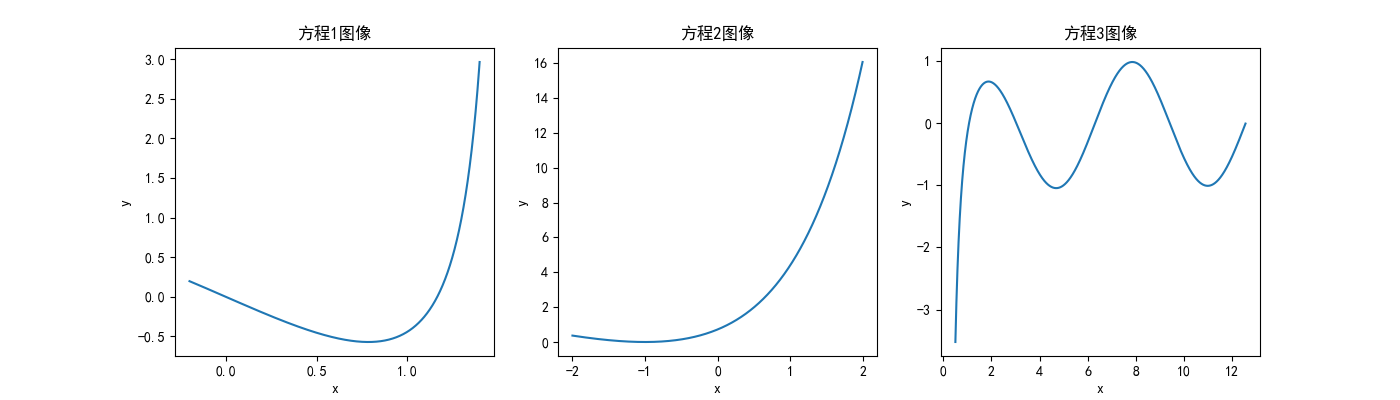

Write Python code to recreate this figure.
import matplotlib.pyplot as plt
import numpy as np
import question3

plt.rcParams["font.sans-serif"] = "SimHei"
plt.rcParams['axes.unicode_minus'] = False

x1 = np.arange(-0.2, 1.4, 0.001)
x2 = np.arange(-2, 2, 0.001)
x3 = np.arange(0.5, 4*np.pi, 0.001)

fig = plt.figure(figsize=(14, 4))
plt.subplot(1, 3, 1)
plt.plot(x1, question3.func1(x1))
plt.title("方程1图像")
plt.xlabel("x")
plt.ylabel("y")

plt.subplot(1, 3, 2)
plt.plot(x2, question3.func2(x2))
plt.title("方程2图像")
plt.xlabel("x")
plt.ylabel("y")

plt.subplot(1, 3, 3)
plt.plot(x3, question3.func3(x3))
plt.title("方程3图像")
plt.xlabel("x")
plt.ylabel("y")

plt.show()
